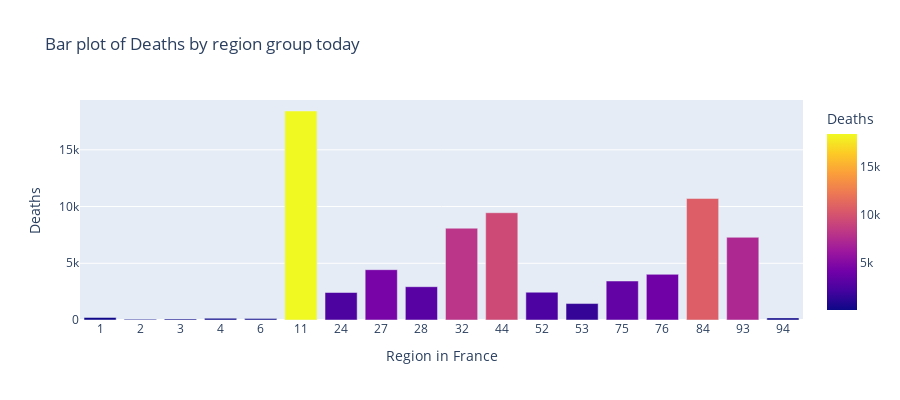

The code cell stored with this chart in its notebook:
### Code cell
barplots_cl_age.bar_reg(7)

### Figure 1 — Plotly figure (JSON) as saved in the notebook; plotly's stock layout.template omitted (floating-point values rounded to 4 significant figures)
{"data": [{"alignmentgroup": "True", "hovertemplate": "Region in France=%{x}<br>Deaths=%{marker.color}<extra></extra>", "legendgroup": "", "marker": {"color": [225, 69, 92, 154, 124, 18423, 2423, 4436, 2935, 8090, 9456, 2450, 1450, 3437, 4025, 10715, 7291, 185], "coloraxis": "coloraxis"}, "name": "", "offsetgroup": "", "orientation": "v", "showlegend": false, "textposition": "auto", "type": "bar", "x": [1, 2, 3, 4, 6, 11, 24, 27, 28, 32, 44, 52, 53, 75, 76, 84, 93, 94], "xaxis": "x", "y": [225, 69, 92, 154, 124, 18423, 2423, 4436, 2935, 8090, 9456, 2450, 1450, 3437, 4025, 10715, 7291, 185], "yaxis": "y"}], "layout": {"barmode": "relative", "coloraxis": {"colorbar": {"title": {"text": "Deaths"}}, "colorscale": [[0, "#0d0887"], [0.1111, "#46039f"], [0.2222, "#7201a8"], [0.3333, "#9c179e"], [0.4444, "#bd3786"], [0.5556, "#d8576b"], [0.6667, "#ed7953"], [0.7778, "#fb9f3a"], [0.8889, "#fdca26"], [1, "#f0f921"]]}, "height": 400, "legend": {"tracegroupgap": 0}, "title": {"text": "Bar plot of Deaths by region group today"}, "xaxis": {"anchor": "y", "domain": [0, 1], "title": {"text": "Region in France"}, "type": "category"}, "yaxis": {"anchor": "x", "domain": [0, 1], "title": {"text": "Deaths"}}}}
